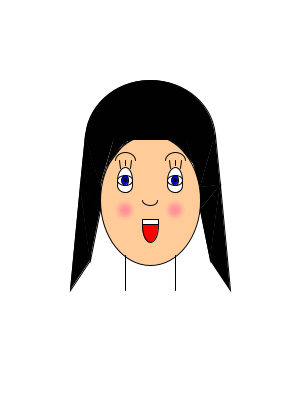
Frame 1 (no input)
Frame 60 (the mouse pressed at the canvas centre just before this capture): identical to frame 1, image omitted
Frame 120 (the mouse held since frame 60 and released just before this capture): identical to frame 1, image omitted

The Processing sketch that drew this single still picture (run headless with seeded random() and noise(); from frame 60 on, the mouse is pressed at the canvas centre):

// Processing sketch: processing_116637
// ── processing_116637.pde

void setup (){
//tamaño de fondo 
  size (300, 400);
}
void draw (){
  println(mouseX+ "," +mouseY);
  stroke(1,1,1);
// cabeza rodones (x, y, width, hight)
  background(255,255,255);
  fill(255,204,153);
  ellipse(150, 200, 100, 130);
//cuello
  line(125, 255, 125, 290);
  line(175, 255, 175, 290);
//pelo
  //lado izquiero
  fill(1, 1, 1);
  triangle(90, 260, 70, 290, 80, 185);
  triangle(90, 260, 100, 210, 80, 185);
  triangle(100, 185, 100, 210, 80, 185);
  triangle(100, 185, 85, 135, 80, 185);
  triangle(100, 185, 85, 135, 115, 135);
  triangle(130, 135, 107, 165, 115, 135);
  triangle(123, 144, 130, 140, 125, 140);
  //lado derecho
  triangle(210, 260, 230, 290, 220, 185);
  triangle(210, 260, 200, 210, 220, 185);
  triangle(200, 187, 200, 210, 220, 185);
  triangle(200, 187, 215, 135, 220, 185);
  triangle(200, 187, 215, 135, 185, 135);
  triangle(193, 163, 170, 135, 185, 135);
  triangle(175, 140, 170, 140, 178, 145);
  //parte superior
  arc(150, 140, 130, 120, PI, TWO_PI);
//ojo derecho
  fill(255, 255, 255);
  ellipse(175, 180, 15, 25);
  ellipse(175, 185, 15, 15);
  ellipse(175, 180, 15, 10);
  fill(0,0,255);
  ellipse(175, 180, 7, 10);
  fill(1,1,1);
  ellipse(175, 180, 3, 3);
  //ojo izquierdo
  fill(255,255,255);
  ellipse(125, 180, 15, 25);
  ellipse(125, 185, 15, 15);
  ellipse(125, 180, 15, 10);
  fill(0,0,255);
  ellipse(125, 180, 7, 10);
  fill(1,1,1);
  ellipse(125, 180, 3, 3);
//pestañas derecha
  line(170, 168, 169, 160);
  line(175, 165, 175, 160);
  line(180, 168, 181, 160);
  //pestañas inzquierda
  line(120, 168, 119, 160);
  line(125, 165, 125, 160);
  line(130, 168, 131, 160);
//cejas
  noFill();
  arc(175, 160, 20, 15, PI, TWO_PI);
  arc(125, 160, 20, 15, PI, TWO_PI);
// nariz
  arc(150, 200, 15, 10, 0, PI, OPEN);
// boca
  fill(255,0,0);
  arc(150, 225, 16, 35, 0, PI, OPEN);
  fill(255, 255, 255);
  rect(142, 219, 16, 5);
//mejilla derecha
  noStroke();
  fill(255,193,153);
  ellipse(175, 210, 20, 20);
  fill(255,173,153);
  ellipse(175, 210, 15, 15);
  fill(255,153,153);
  ellipse(175, 210, 10, 10);
  fill(255,143,153);
  ellipse(175, 210, 5, 5);
  //mejilla izquierda
  fill(255,193,153);
   ellipse(125, 210, 20, 20);
   fill(255,173,153);
   ellipse(125, 210, 15, 15);
   fill(255,153,153);
   ellipse(125, 210, 10, 10);
    fill(255,143,153);
   ellipse(125, 210, 5, 5);

}
